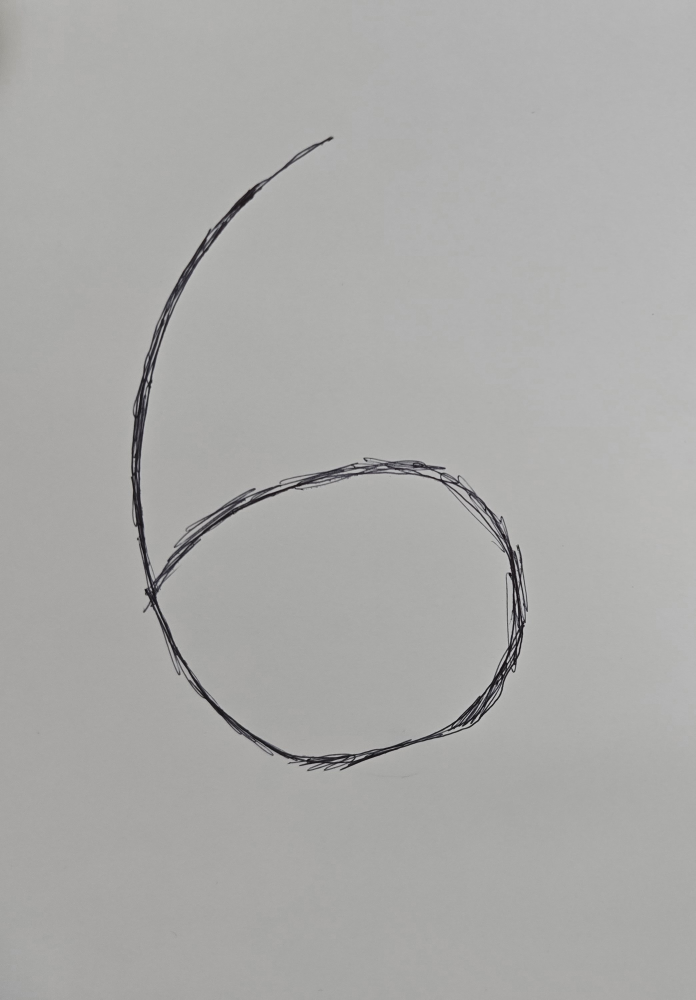
#> input picture data/custom_digits/6/20260601_142725(1).jpg, 2086 x 3000 px (shown at 1/3 size); its folder holds only this picture in this run
$ python preprocess_custom_digits.py
#> lines starting #> are read from the running program, lines starting #| are printed output that depends on the picture; after the words box and inside, x2 and y2 are one past the last pixel; in counts of white or black regions, pixels touching at a corner belong together
#!/usr/bin/env python3
"""Convert collected 6/8 handwriting photos to MNIST-style 28x28 PGM files."""

from __future__ import annotations

import argparse
from pathlib import Path

from PIL import Image, ImageOps, ImageStat


IMAGE_EXTS = (".jpg", ".jpeg", ".png", ".bmp", ".pgm")


def mnist_style_image(image: Image.Image) -> Image.Image:
    image = ImageOps.exif_transpose(image).convert("L")

    # MNIST uses a bright digit on a dark background.
    if ImageStat.Stat(image).mean[0] > 127.0:
        image = ImageOps.invert(image)
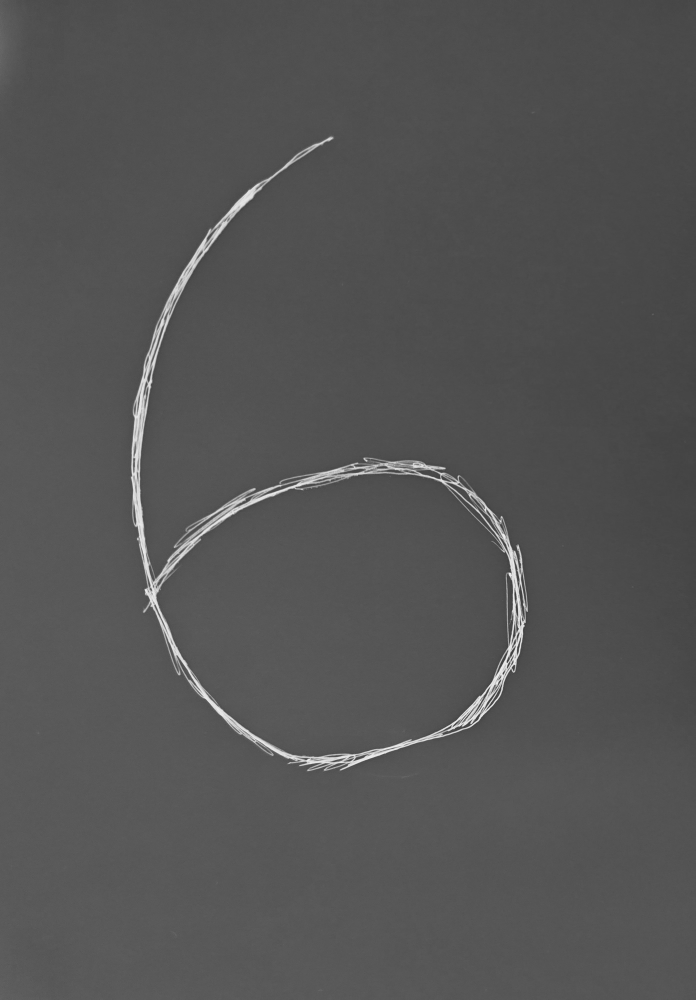
#> image: PIL image 2086x3000 L (shown at 1/3 size); min 52, max 247, mean 84.2

    image = ImageOps.autocontrast(image)
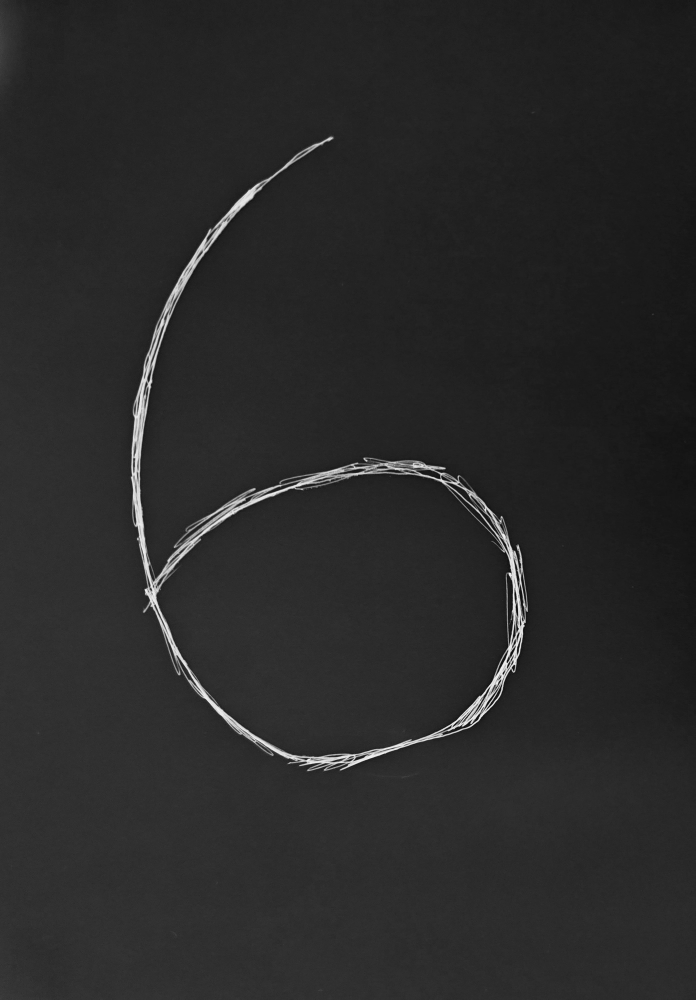
#> image: PIL image 2086x3000 L (shown at 1/3 size); min 0, max 255, mean 41.6
    image = image.point(lambda p: 255 if p > 48 else 0)
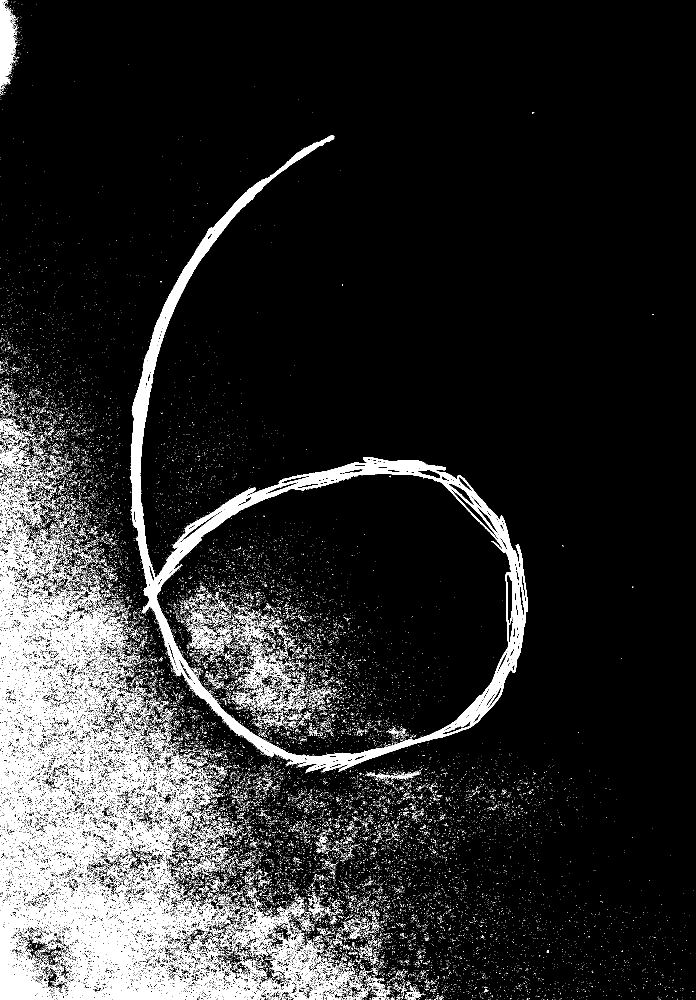
#> image: PIL image 2086x3000 L (shown at 1/3 size); 9.5% white; 49471 white regions (47854 under 20 px), largest, box (x1, y1, x2, y2) and area: (0, 1709, 786, 3000) 191973, (391, 405, 1584, 2318) 136886, (0, 0, 48, 268) 6971

    bbox = image.getbbox()
#> bbox = (0, 0, 2080, 3000)
    if bbox:
        image = image.crop(bbox)
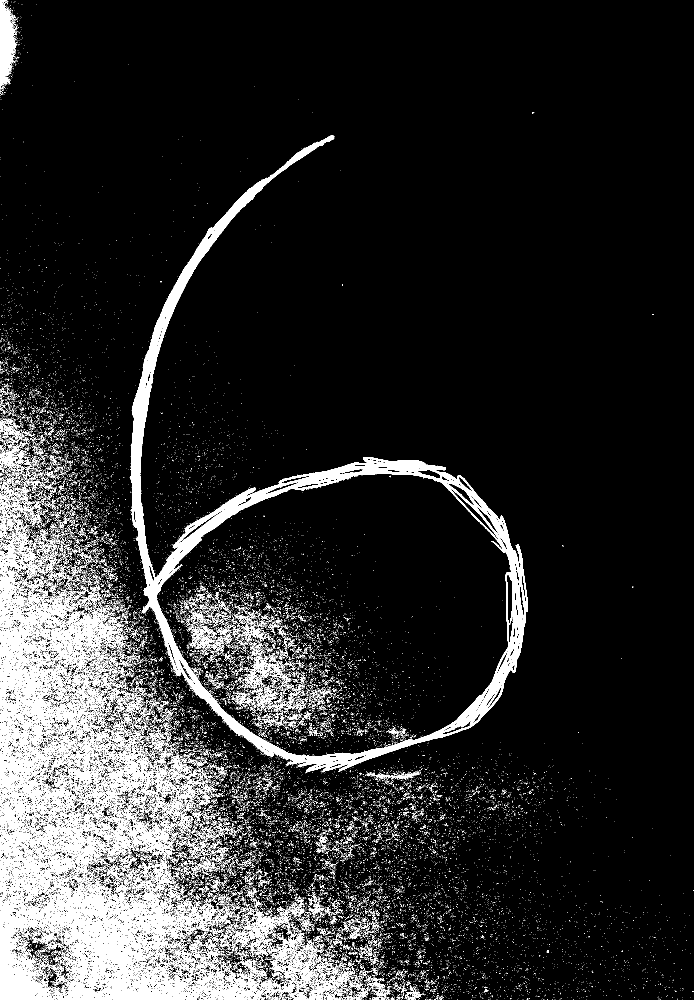
#> image: PIL image 2080x3000 L (shown at 1/3 size); 9.6% white; 49471 white regions (47854 under 20 px), largest, box (x1, y1, x2, y2) and area: (0, 1709, 786, 3000) 191973, (391, 405, 1584, 2318) 136886, (0, 0, 48, 268) 6971

    width, height = image.size
#> width = 2080; height = 3000
    scale = 20.0 / max(width, height)
#> scale = 0.00667
    new_size = (max(1, round(width * scale)), max(1, round(height * scale)))
#> new_size = (14, 20)
    image = image.resize(new_size, Image.Resampling.LANCZOS)

    canvas = Image.new("L", (28, 28), 0)
#> canvas: PIL image 28x28 L; every value is 0
    offset = ((28 - new_size[0]) // 2, (28 - new_size[1]) // 2)
#> offset = (7, 4)
    canvas.paste(image, offset)
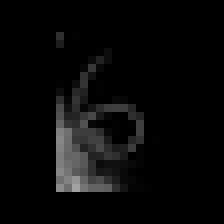
#> canvas: PIL image 28x28 L (shown 8 times larger); min 0, max 162, mean 8.8
    return canvas


def iter_images(root: Path, digit: str) -> list[Path]:
    digit_dir = root / digit
    return sorted(path for path in digit_dir.iterdir() if path.is_file() and path.suffix.lower() in IMAGE_EXTS)


def main() -> None:
    parser = argparse.ArgumentParser(description=__doc__)
    parser.add_argument("--src-root", default="data/custom_digits")
    parser.add_argument("--out-root", default="data/custom_digits_pgm")
    parser.add_argument("--digits", nargs="+", default=["6", "8"])
    args = parser.parse_args()

    src_root = Path(args.src_root)
    out_root = Path(args.out_root)
    total = 0

    for digit in args.digits:
        paths = iter_images(src_root, digit)
        out_dir = out_root / digit
        out_dir.mkdir(parents=True, exist_ok=True)

        for index, path in enumerate(paths):
            image = mnist_style_image(Image.open(path))
            out_path = out_dir / f"{digit}_{index:04d}.pgm"
            image.save(out_path)

        total += len(paths)
        print(f"digit={digit} input={len(paths)} output_dir={out_dir}")
#> pass 2 of the loop in main, `for digit in args.digits:`:
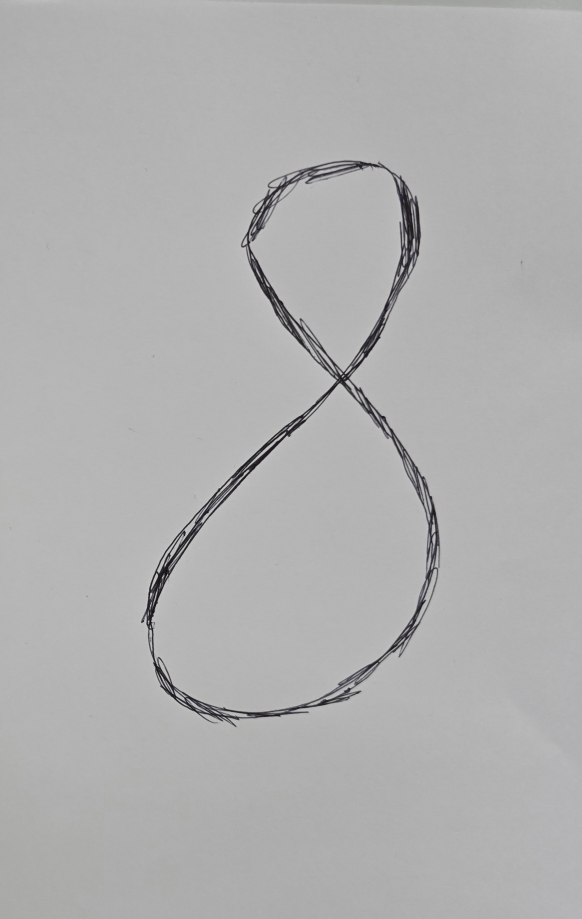
#> input picture data/custom_digits/8/20260601_142725(2).jpg, 1746 x 2756 px (shown at 1/3 size)
#> in mnist_style_image (call 2), `image = image.point(lambda p: 255 if p > 48 else 0)`:
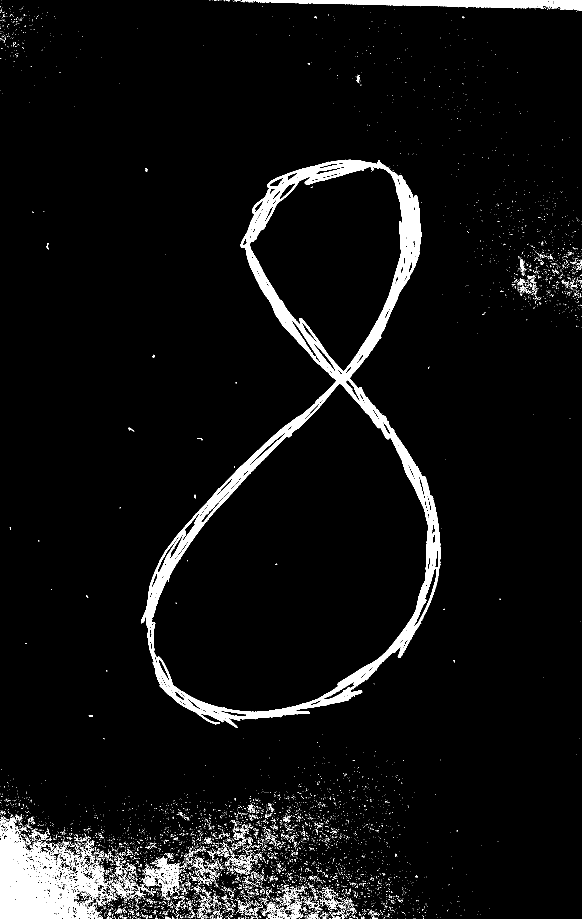
#> image: PIL image 1746x2756 L (shown at 1/3 size); 5.1% white; 8242 white regions (7872 under 20 px), largest, box (x1, y1, x2, y2) and area: (423, 479, 1322, 2184) 134478, (0, 2452, 313, 2756) 43118, (768, 0, 1746, 33) 15833
#> bbox = (0, 0, 1746, 2756)
#> in mnist_style_image (call 2), `canvas.paste(image, offset)`:
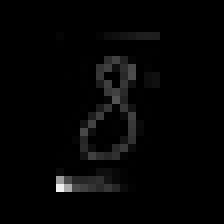
#> canvas: PIL image 28x28 L (shown 8 times larger); min 0, max 241, mean 4.7

    print(f"total_preprocessed={total}")
    print(f"out_root={out_root}")


if __name__ == "__main__":
    main()
